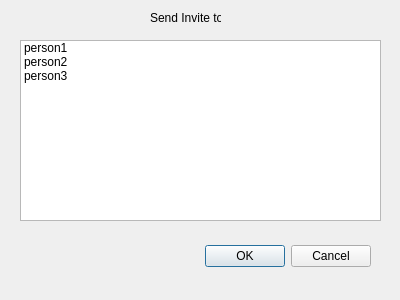
<?xml version="1.0" encoding="UTF-8"?>
<ui version="4.0">
 <class>SendInvite</class>
 <widget class="QDialog" name="SendInvite">
  <property name="geometry">
   <rect>
    <x>0</x>
    <y>0</y>
    <width>400</width>
    <height>300</height>
   </rect>
  </property>
  <property name="windowTitle">
   <string>Dialog</string>
  </property>
  <widget class="QDialogButtonBox" name="buttonBox">
   <property name="geometry">
    <rect>
     <x>30</x>
     <y>240</y>
     <width>341</width>
     <height>32</height>
    </rect>
   </property>
   <property name="orientation">
    <enum>Qt::Horizontal</enum>
   </property>
   <property name="standardButtons">
    <set>QDialogButtonBox::Cancel|QDialogButtonBox::Ok</set>
   </property>
  </widget>
  <widget class="QLabel" name="label_2">
   <property name="geometry">
    <rect>
     <x>150</x>
     <y>10</y>
     <width>71</width>
     <height>16</height>
    </rect>
   </property>
   <property name="text">
    <string>Send Invite to:</string>
   </property>
  </widget>
  <widget class="QListWidget" name="listWidget">
   <property name="geometry">
    <rect>
     <x>20</x>
     <y>40</y>
     <width>361</width>
     <height>181</height>
    </rect>
   </property>
   <item>
    <property name="text">
     <string>person1</string>
    </property>
   </item>
   <item>
    <property name="text">
     <string>person2</string>
    </property>
   </item>
   <item>
    <property name="text">
     <string>person3</string>
    </property>
   </item>
  </widget>
 </widget>
 <resources/>
 <connections>
  <connection>
   <sender>buttonBox</sender>
   <signal>accepted()</signal>
   <receiver>SendInvite</receiver>
   <slot>accept()</slot>
   <hints>
    <hint type="sourcelabel">
     <x>248</x>
     <y>254</y>
    </hint>
    <hint type="destinationlabel">
     <x>157</x>
     <y>274</y>
    </hint>
   </hints>
  </connection>
  <connection>
   <sender>buttonBox</sender>
   <signal>rejected()</signal>
   <receiver>SendInvite</receiver>
   <slot>reject()</slot>
   <hints>
    <hint type="sourcelabel">
     <x>316</x>
     <y>260</y>
    </hint>
    <hint type="destinationlabel">
     <x>286</x>
     <y>274</y>
    </hint>
   </hints>
  </connection>
 </connections>
</ui>
